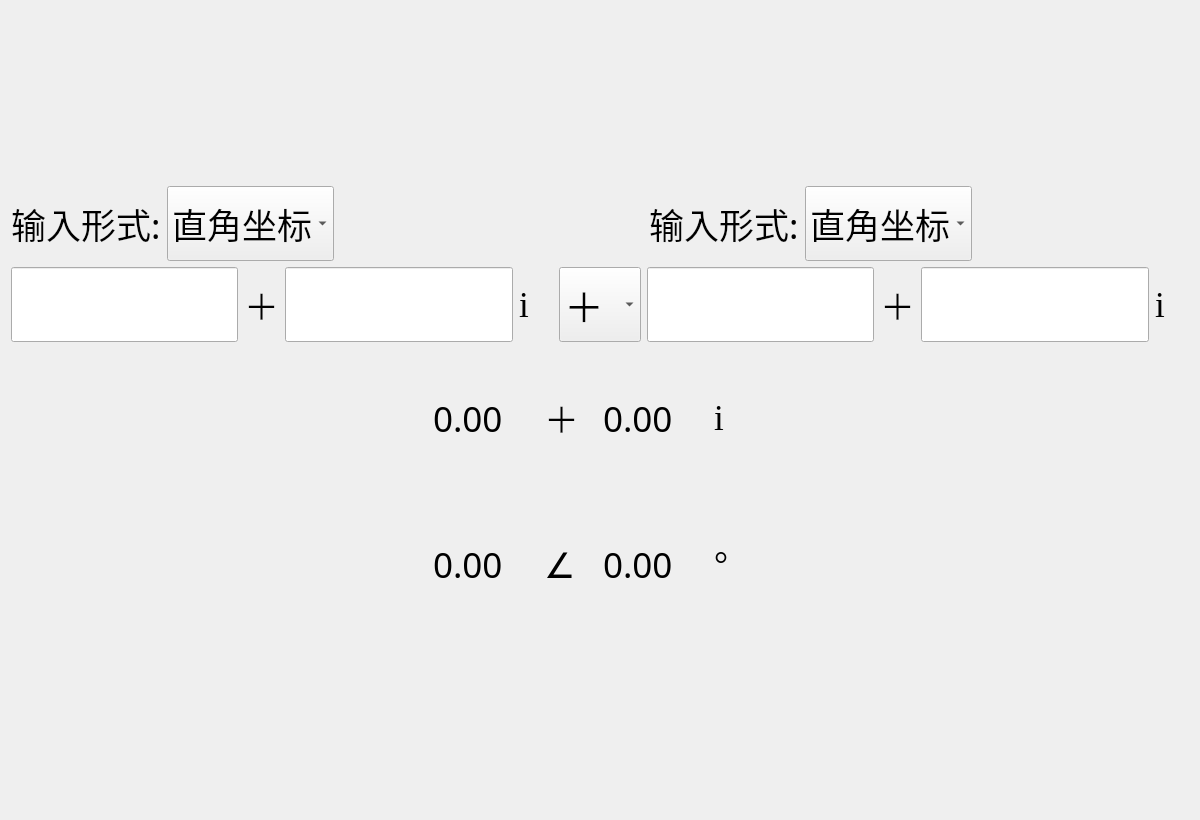
<?xml version="1.0" encoding="UTF-8"?>
<ui version="4.0">
 <class>Complex</class>
 <widget class="QWidget" name="Complex">
  <property name="geometry">
   <rect>
    <x>0</x>
    <y>0</y>
    <width>1200</width>
    <height>820</height>
   </rect>
  </property>
  <property name="windowTitle">
   <string>Form</string>
  </property>
  <layout class="QVBoxLayout" name="verticalLayout" stretch="5,4,4,4,4,5">
   <item>
    <spacer name="verticalSpacer">
     <property name="orientation">
      <enum>Qt::Vertical</enum>
     </property>
     <property name="sizeHint" stdset="0">
      <size>
       <width>20</width>
       <height>40</height>
      </size>
     </property>
    </spacer>
   </item>
   <item>
    <layout class="QHBoxLayout" name="horizontalLayout" stretch="3,3,10,3,3,7">
     <item>
      <widget class="QLabel" name="label">
       <property name="font">
        <font>
         <family>楷体</family>
         <pointsize>26</pointsize>
        </font>
       </property>
       <property name="text">
        <string>输入形式:</string>
       </property>
      </widget>
     </item>
     <item>
      <widget class="QComboBox" name="input_a_combo">
       <property name="sizePolicy">
        <sizepolicy hsizetype="Preferred" vsizetype="Preferred">
         <horstretch>0</horstretch>
         <verstretch>0</verstretch>
        </sizepolicy>
       </property>
       <property name="maximumSize">
        <size>
         <width>16777215</width>
         <height>75</height>
        </size>
       </property>
       <property name="font">
        <font>
         <family>楷体</family>
         <pointsize>26</pointsize>
        </font>
       </property>
       <item>
        <property name="text">
         <string>直角坐标</string>
        </property>
       </item>
       <item>
        <property name="text">
         <string>极坐标</string>
        </property>
       </item>
      </widget>
     </item>
     <item>
      <spacer name="horizontalSpacer">
       <property name="orientation">
        <enum>Qt::Horizontal</enum>
       </property>
       <property name="sizeHint" stdset="0">
        <size>
         <width>40</width>
         <height>20</height>
        </size>
       </property>
      </spacer>
     </item>
     <item>
      <widget class="QLabel" name="label_2">
       <property name="font">
        <font>
         <family>楷体</family>
         <pointsize>26</pointsize>
        </font>
       </property>
       <property name="text">
        <string>输入形式:</string>
       </property>
      </widget>
     </item>
     <item>
      <widget class="QComboBox" name="input_b_combo">
       <property name="sizePolicy">
        <sizepolicy hsizetype="Preferred" vsizetype="Preferred">
         <horstretch>0</horstretch>
         <verstretch>0</verstretch>
        </sizepolicy>
       </property>
       <property name="maximumSize">
        <size>
         <width>16777215</width>
         <height>75</height>
        </size>
       </property>
       <property name="font">
        <font>
         <family>楷体</family>
         <pointsize>26</pointsize>
        </font>
       </property>
       <item>
        <property name="text">
         <string>直角坐标</string>
        </property>
       </item>
       <item>
        <property name="text">
         <string>极坐标</string>
        </property>
       </item>
      </widget>
     </item>
     <item>
      <spacer name="horizontalSpacer_2">
       <property name="orientation">
        <enum>Qt::Horizontal</enum>
       </property>
       <property name="sizeHint" stdset="0">
        <size>
         <width>40</width>
         <height>20</height>
        </size>
       </property>
      </spacer>
     </item>
    </layout>
   </item>
   <item>
    <layout class="QHBoxLayout" name="horizontalLayout_4" stretch="20,3,20">
     <item>
      <layout class="QHBoxLayout" name="horizontalLayout_2" stretch="20,3,20,3">
       <item>
        <widget class="QLineEdit" name="input_a1">
         <property name="sizePolicy">
          <sizepolicy hsizetype="Expanding" vsizetype="Expanding">
           <horstretch>0</horstretch>
           <verstretch>0</verstretch>
          </sizepolicy>
         </property>
         <property name="maximumSize">
          <size>
           <width>16777215</width>
           <height>75</height>
          </size>
         </property>
         <property name="font">
          <font>
           <family>楷体</family>
           <pointsize>26</pointsize>
          </font>
         </property>
         <property name="text">
          <string/>
         </property>
        </widget>
       </item>
       <item>
        <widget class="QLabel" name="input_a_ra">
         <property name="font">
          <font>
           <family>楷体</family>
           <pointsize>26</pointsize>
          </font>
         </property>
         <property name="text">
          <string>＋</string>
         </property>
        </widget>
       </item>
       <item>
        <widget class="QLineEdit" name="input_a2">
         <property name="sizePolicy">
          <sizepolicy hsizetype="Expanding" vsizetype="Expanding">
           <horstretch>0</horstretch>
           <verstretch>0</verstretch>
          </sizepolicy>
         </property>
         <property name="maximumSize">
          <size>
           <width>16777215</width>
           <height>75</height>
          </size>
         </property>
         <property name="font">
          <font>
           <family>楷体</family>
           <pointsize>26</pointsize>
          </font>
         </property>
         <property name="text">
          <string/>
         </property>
        </widget>
       </item>
       <item>
        <widget class="QLabel" name="input_a_i">
         <property name="font">
          <font>
           <family>Times New Roman</family>
           <pointsize>26</pointsize>
          </font>
         </property>
         <property name="text">
          <string>i</string>
         </property>
        </widget>
       </item>
      </layout>
     </item>
     <item>
      <widget class="QComboBox" name="operator_combo">
       <property name="sizePolicy">
        <sizepolicy hsizetype="Preferred" vsizetype="Preferred">
         <horstretch>0</horstretch>
         <verstretch>0</verstretch>
        </sizepolicy>
       </property>
       <property name="maximumSize">
        <size>
         <width>16777215</width>
         <height>75</height>
        </size>
       </property>
       <property name="font">
        <font>
         <family>楷体</family>
         <pointsize>30</pointsize>
        </font>
       </property>
       <item>
        <property name="text">
         <string>＋</string>
        </property>
       </item>
       <item>
        <property name="text">
         <string>－</string>
        </property>
       </item>
       <item>
        <property name="text">
         <string>×</string>
        </property>
       </item>
       <item>
        <property name="text">
         <string>÷</string>
        </property>
       </item>
      </widget>
     </item>
     <item>
      <layout class="QHBoxLayout" name="horizontalLayout_3" stretch="20,3,20,3">
       <item>
        <widget class="QLineEdit" name="input_b1">
         <property name="sizePolicy">
          <sizepolicy hsizetype="Expanding" vsizetype="Expanding">
           <horstretch>0</horstretch>
           <verstretch>0</verstretch>
          </sizepolicy>
         </property>
         <property name="maximumSize">
          <size>
           <width>16777215</width>
           <height>75</height>
          </size>
         </property>
         <property name="font">
          <font>
           <family>楷体</family>
           <pointsize>26</pointsize>
          </font>
         </property>
         <property name="text">
          <string/>
         </property>
        </widget>
       </item>
       <item>
        <widget class="QLabel" name="input_b_ra">
         <property name="font">
          <font>
           <family>楷体</family>
           <pointsize>26</pointsize>
          </font>
         </property>
         <property name="text">
          <string>＋</string>
         </property>
        </widget>
       </item>
       <item>
        <widget class="QLineEdit" name="input_b2">
         <property name="sizePolicy">
          <sizepolicy hsizetype="Expanding" vsizetype="Expanding">
           <horstretch>0</horstretch>
           <verstretch>0</verstretch>
          </sizepolicy>
         </property>
         <property name="maximumSize">
          <size>
           <width>16777215</width>
           <height>75</height>
          </size>
         </property>
         <property name="font">
          <font>
           <family>楷体</family>
           <pointsize>26</pointsize>
          </font>
         </property>
         <property name="text">
          <string/>
         </property>
        </widget>
       </item>
       <item>
        <widget class="QLabel" name="input_b_i">
         <property name="font">
          <font>
           <family>Times New Roman</family>
           <pointsize>26</pointsize>
          </font>
         </property>
         <property name="text">
          <string>i</string>
         </property>
        </widget>
       </item>
      </layout>
     </item>
    </layout>
   </item>
   <item>
    <layout class="QHBoxLayout" name="horizontalLayout_5" stretch="8,2,1,2,1,8">
     <item>
      <spacer name="horizontalSpacer_3">
       <property name="orientation">
        <enum>Qt::Horizontal</enum>
       </property>
       <property name="sizeHint" stdset="0">
        <size>
         <width>40</width>
         <height>20</height>
        </size>
       </property>
      </spacer>
     </item>
     <item>
      <widget class="QLabel" name="output_a1">
       <property name="font">
        <font>
         <family>楷体</family>
         <pointsize>26</pointsize>
        </font>
       </property>
       <property name="text">
        <string>0.00</string>
       </property>
      </widget>
     </item>
     <item>
      <widget class="QLabel" name="label_7">
       <property name="font">
        <font>
         <family>楷体</family>
         <pointsize>26</pointsize>
        </font>
       </property>
       <property name="text">
        <string>＋</string>
       </property>
      </widget>
     </item>
     <item>
      <widget class="QLabel" name="output_a2">
       <property name="font">
        <font>
         <family>楷体</family>
         <pointsize>26</pointsize>
        </font>
       </property>
       <property name="text">
        <string>0.00</string>
       </property>
      </widget>
     </item>
     <item>
      <widget class="QLabel" name="label_8">
       <property name="font">
        <font>
         <family>Times New Roman</family>
         <pointsize>26</pointsize>
        </font>
       </property>
       <property name="text">
        <string>i</string>
       </property>
      </widget>
     </item>
     <item>
      <spacer name="horizontalSpacer_4">
       <property name="orientation">
        <enum>Qt::Horizontal</enum>
       </property>
       <property name="sizeHint" stdset="0">
        <size>
         <width>40</width>
         <height>20</height>
        </size>
       </property>
      </spacer>
     </item>
    </layout>
   </item>
   <item>
    <layout class="QHBoxLayout" name="horizontalLayout_6" stretch="8,2,1,2,1,8">
     <item>
      <spacer name="horizontalSpacer_5">
       <property name="orientation">
        <enum>Qt::Horizontal</enum>
       </property>
       <property name="sizeHint" stdset="0">
        <size>
         <width>40</width>
         <height>20</height>
        </size>
       </property>
      </spacer>
     </item>
     <item>
      <widget class="QLabel" name="output_b1">
       <property name="font">
        <font>
         <family>楷体</family>
         <pointsize>26</pointsize>
        </font>
       </property>
       <property name="text">
        <string>0.00</string>
       </property>
      </widget>
     </item>
     <item>
      <widget class="QLabel" name="label_11">
       <property name="font">
        <font>
         <family>楷体</family>
         <pointsize>26</pointsize>
        </font>
       </property>
       <property name="text">
        <string>∠</string>
       </property>
      </widget>
     </item>
     <item>
      <widget class="QLabel" name="output_b2">
       <property name="font">
        <font>
         <family>楷体</family>
         <pointsize>26</pointsize>
        </font>
       </property>
       <property name="layoutDirection">
        <enum>Qt::LeftToRight</enum>
       </property>
       <property name="text">
        <string>0.00</string>
       </property>
      </widget>
     </item>
     <item>
      <widget class="QLabel" name="label_12">
       <property name="font">
        <font>
         <family>Times New Roman</family>
         <pointsize>26</pointsize>
        </font>
       </property>
       <property name="text">
        <string>°</string>
       </property>
      </widget>
     </item>
     <item>
      <spacer name="horizontalSpacer_6">
       <property name="orientation">
        <enum>Qt::Horizontal</enum>
       </property>
       <property name="sizeHint" stdset="0">
        <size>
         <width>40</width>
         <height>20</height>
        </size>
       </property>
      </spacer>
     </item>
    </layout>
   </item>
   <item>
    <spacer name="verticalSpacer_2">
     <property name="orientation">
      <enum>Qt::Vertical</enum>
     </property>
     <property name="sizeHint" stdset="0">
      <size>
       <width>20</width>
       <height>40</height>
      </size>
     </property>
    </spacer>
   </item>
  </layout>
 </widget>
 <resources/>
 <connections/>
</ui>
